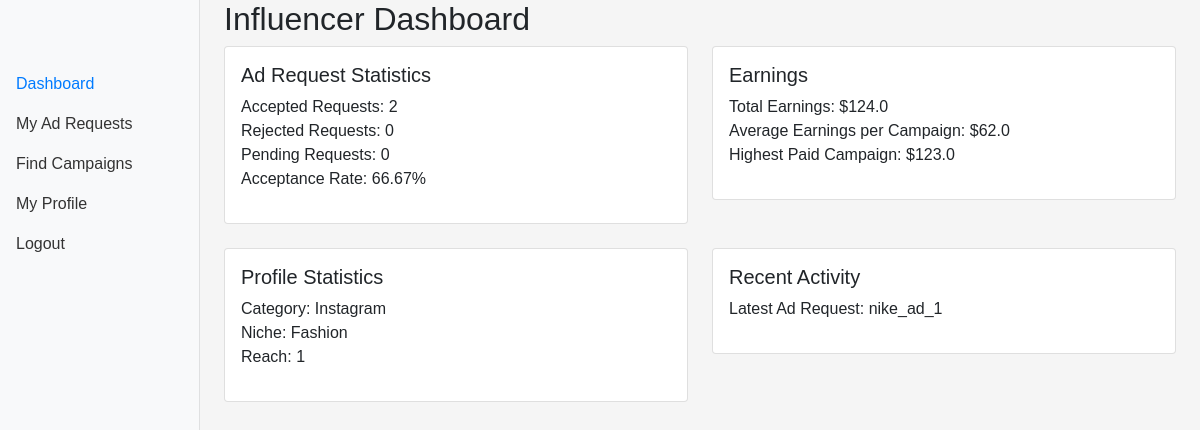
Page /influencer/dashboard (signed in) on the committed database.
### backend/models.py (models this page shows)
class Influencer(db.Model):
    __tablename__ = 'influencers'
    id = db.Column(db.Integer, primary_key=True)
    user_id = db.Column(db.Integer, db.ForeignKey('users.id'), unique=True, nullable=False)
    name = db.Column(db.String(100), nullable=False)
    category = db.Column(db.String(100))
    niche = db.Column(db.String(100))
    reach = db.Column(db.Integer)
    user = relationship('User', backref=db.backref('influencer', uselist=False))
    ad_requests = relationship('AdRequest', back_populates='influencer')

class Campaign(db.Model):
    __tablename__ = 'campaigns'
    id = db.Column(db.Integer, primary_key=True)
    sponsor_id = db.Column(db.Integer, db.ForeignKey('sponsors.id'), nullable=False)
    name = db.Column(db.String(100), nullable=False)
    description = db.Column(db.Text)
    start_date = db.Column(db.Date, nullable=False)
    end_date = db.Column(db.Date, nullable=False)
    budget = db.Column(db.Float, nullable=False)
    visibility = db.Column(db.Enum('public', 'private'), nullable=False)
    goals = db.Column(db.Text)
    sponsor = relationship('Sponsor', back_populates='campaigns')
    ad_requests = relationship('AdRequest', back_populates='campaign')

### backend/controller.py (the view)
@app.route("/influencer/dashboard")
@login_required
def influencer_dashboard():
    if current_user.role != "influencer":
        flash("Access denied.")
        return redirect(url_for("home"))
    influencer = Influencer.query.filter_by(user_id=current_user.id).first()
    ad_requests = AdRequest.query.filter_by(influencer_id=influencer.id).all()
    pending_campaigns = Campaign.query.join(AdRequest).filter(
        AdRequest.status == 'pending'
    ).distinct()
    query = request.args.get("query")
    industry = request.args.get("industry")
    min_budget = request.args.get("min_budget")
    if query:
        pending_campaigns = pending_campaigns.filter(Campaign.name.ilike(f"%{query}%"))
    if industry:
        pending_campaigns = pending_campaigns.join(Sponsor).filter(Sponsor.industry == industry)
    if min_budget:
        pending_campaigns = pending_campaigns.filter(Campaign.budget >= float(min_budget))
    pending_campaigns = pending_campaigns.all()
    accepted_requests = sum(1 for r in ad_requests if r.status == 'accepted')
    rejected_requests = sum(1 for r in ad_requests if r.status == 'rejected')
    pending_requests = sum(1 for r in ad_requests if r.status == 'pending')
    total_requests = len(ad_requests)
    acceptance_rate = (accepted_requests / total_requests * 100) if total_requests > 0 else 0
    total_earnings = sum(r.payment_amount for r in ad_requests if r.status == 'accepted')
    avg_earnings_per_campaign = total_earnings / accepted_requests if accepted_requests > 0 else 0
    highest_paid_campaign = max((r.payment_amount for r in ad_requests if r.status == 'accepted'), default=0)
    latest_ad_request = AdRequest.query.filter_by(influencer_id=influencer.id).order_by(AdRequest.created_at.desc()).first()
    return render_template(
        "influencer_dashboard.html",
        influencer=influencer,
        ad_requests=ad_requests,
        pending_campaigns=pending_campaigns,
        accepted_requests=accepted_requests,
        rejected_requests=rejected_requests,
        pending_requests=pending_requests,
        acceptance_rate=round(acceptance_rate, 2),
        total_earnings=round(total_earnings, 2),
        avg_earnings_per_campaign=round(avg_earnings_per_campaign, 2),
        highest_paid_campaign=round(highest_paid_campaign, 2),
        latest_ad_request=latest_ad_request,
    )

### app.py (called while the page is built)
def init_app():
    app = Flask(__name__)
    app.secret_key = 'fsfdgdsgs'
    app.debug = True
    app.config['SQLALCHEMY_DATABASE_URI'] = 'sqlite:///iescp.db'
    db.init_app(app)
    app.app_context().push()
    login_manager = LoginManager()
    login_manager.login_view = 'controller.login'
    login_manager.init_app(app)
    @login_manager.user_loader
    def load_user(id):
        return User.query.get(int(id))
    print("app started....")
    return app

### templates/influencer_dashboard.html (shortened to what this page needs)
{% extends "base.html" %}
{% block content %}
<div class="container-fluid">
    <div class="row">
        <nav id="sidebarMenu" class="col-md-3 col-lg-2 d-md-block bg-light sidebar collapse">
            <div class="position-sticky pt-3 sidebar-sticky">
                <ul class="nav flex-column">
                    <li class="nav-item">
                        <a class="nav-link active" id="dashboard-tab" data-bs-toggle="tab" href="#dashboard" role="tab" aria-controls="dashboard" aria-selected="true">Dashboard</a>
                    </li>
                    <li class="nav-item">
                        <a class="nav-link" id="ad-requests-tab" data-bs-toggle="tab" href="#ad-requests" role="tab" aria-controls="ad-requests" aria-selected="false">My Ad Requests</a>
                    </li>
                    <li class="nav-item">
                        <a class="nav-link" id="find-campaigns-tab" data-bs-toggle="tab" href="#find-campaigns" role="tab" aria-controls="find-campaigns" aria-selected="false">Find Campaigns</a>
                    </li>
                    <li class="nav-item">
                        <a class="nav-link" id="profile-tab" data-bs-toggle="tab" href="#profile" role="tab" aria-controls="profile" aria-selected="false">My Profile</a>
                    </li>
                    <li class="nav-item">
                        <a class="nav-link" href="{{ url_for('logout') }}">Logout</a>
                    </li>
                </ul>
            </div>
        </nav>
        <main class="col-md-9 ms-sm-auto col-lg-10 px-md-4">
            <div class="tab-content">
                <div id="dashboard" class="tab-pane fade show active" role="tabpanel" aria-labelledby="dashboard-tab">
                    <h1 class="h2">Influencer Dashboard</h1>
                    <div class="row">
                        <div class="col-md-6 mb-4">
                            <div class="card">
                                <div class="card-body">
                                    <h5 class="card-title">Ad Request Statistics</h5>
                                    <ul class="list-unstyled">
                                        <li>Accepted Requests: {{ accepted_requests }}</li>
                                        <li>Rejected Requests: {{ rejected_requests }}</li>
                                        <li>Pending Requests: {{ pending_requests }}</li>
                                        <li>Acceptance Rate: {{ acceptance_rate }}%</li>
                                    </ul>
                                </div>
                            </div>
                        </div>
                        <div class="col-md-6 mb-4">
                            <div class="card">
                                <div class="card-body">
                                    <h5 class="card-title">Earnings</h5>
                                    <ul class="list-unstyled">
                                        <li>Total Earnings: ${{ total_earnings }}</li>
                                        <li>Average Earnings per Campaign: ${{ avg_earnings_per_campaign }}</li>
                                        <li>Highest Paid Campaign: ${{ highest_paid_campaign }}</li>
                                    </ul>
                                </div>
                            </div>
                        </div>
                    </div>
                    <div class="row">
                        <div class="col-md-6 mb-4">
                            <div class="card">
                                <div class="card-body">
                                    <h5 class="card-title">Profile Statistics</h5>
                                    <ul class="list-unstyled">
                                        <li>Category: {{ influencer.category }}</li>
                                        <li>Niche: {{ influencer.niche }}</li>
                                        <li>Reach: {{ influencer.reach }}</li>
                                    </ul>
                                </div>
                            </div>
                        </div>
                        <div class="col-md-6 mb-4">
                            <div class="card">
                                <div class="card-body">
                                    <h5 class="card-title">Recent Activity</h5>
                                    <ul class="list-unstyled">
                                        <li>Latest Ad Request: {{ latest_ad_request.campaign.name if latest_ad_request else 'None' }}</li>
                                    </ul>
                                </div>
                            </div>
                        </div>
                    </div>
                </div>
            </div>
        </main>
    </div>
</div>
{% endblock %}

### static/css/styles.css (style rules this page uses)
body { font-family: Arial, sans-serif; background-color: #f5f5f5; }
.sidebar { position: fixed; top: 0; bottom: 0; left: 0; z-index: 100; padding: 48px 0 0; box-shadow: inset -1px 0 0 rgba(0, 0, 0, .1); }
.sidebar-sticky { position: relative; top: 0; height: calc(100vh - 48px); padding-top: .5rem; overflow-x: hidden; overflow-y: auto; }
.nav-link { font-weight: 500; color: #333; }
.nav-link.active { color: #007bff; }

### rows in the picture
Influencer: category "Instagram", niche "Fashion", reach "1"
Campaign: campaign "nike_ad_1"

### other values in the picture
{{ accepted_requests }} "2"
{{ rejected_requests }} "0"
{{ pending_requests }} "0"
{{ acceptance_rate }} "66.67"
{{ total_earnings }} "124.0"
{{ avg_earnings_per_campaign }} "62.0"
{{ highest_paid_campaign }} "123.0"
